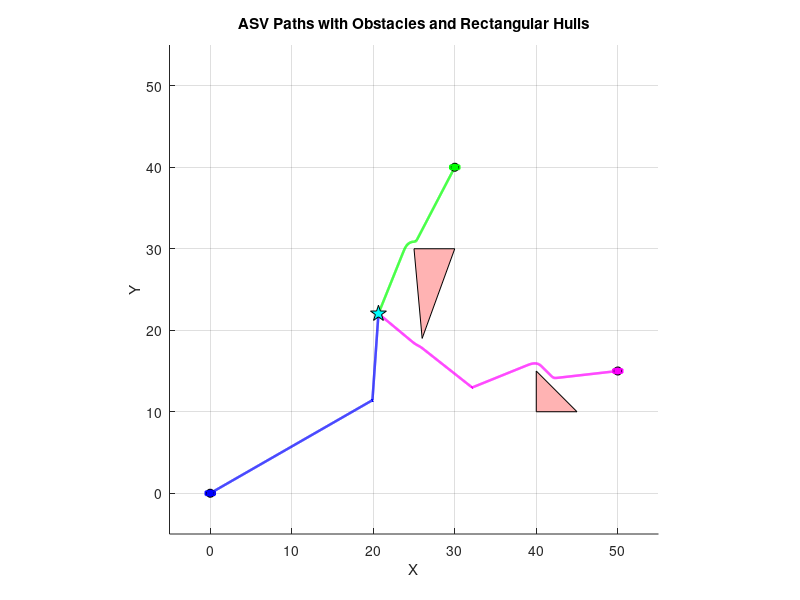

The MATLAB source for this figure:
clear; clc;

% Convert ASV size from mm to meters
ASV_length = 1.2; % 1200 mm
ASV_width  = 0.5; % 500 mm

% Initial ASV positions
ASVs = [0, 0;
        30, 40;
        50, 15];

% Polygonal obstacles (distributed)
obstacles = {
    [40 15;40 10;45 10];
    [30 30; 25 30; 26 19]           % Triangle top left
};

% Parameters
lambda = 10;
P = 500;
k = 10;
alpha = 0.05;
maxIter = 500;
eps = 1e-6;

% Cost function
function c = costFcn(x, ASVs, obstacles, lambda, P, k)
    diffs = ASVs - x;
    dists = sqrt(sum(diffs.^2, 2));
    c = (1/lambda) * log(sum(exp(lambda*dists)));
    for obs = 1:length(obstacles)
        poly = obstacles{obs};
        inside = inpolygon(x(1), x(2), poly(:,1), poly(:,2));
        dmin = inf;
        for i = 1:size(poly,1)
            j = mod(i, size(poly,1)) + 1;
            a = poly(i,:); b = poly(j,:);
            v = b - a; w = x - a;
            cproj = dot(w,v);
            if cproj <= 0
                dist = norm(x - a);
            elseif cproj >= dot(v,v)
                dist = norm(x - b);
            else
                t = cproj / dot(v,v);
                proj = a + t*v;
                dist = norm(x - proj);
            end
            dmin = min(dmin, dist);
        end
        d_signed = dmin * (~inside*2 - 1);
        c = c + P * exp(-k * d_signed);
    end
end

% Phase 1: Local minima
localMins = zeros(3,2);
for i = 1:3
    x = ASVs(i,:);
    for iter = 1:maxIter
        grad = zeros(1,2);
        c0 = costFcn(x, ASVs, obstacles, lambda, P, k);
        for j = 1:2
            x_eps = x; x_eps(j) = x_eps(j) + eps;
            c1 = costFcn(x_eps, ASVs, obstacles, lambda, P, k);
            grad(j) = (c1 - c0) / eps;
        end
        x = x - alpha * grad;
        if norm(grad) < 1e-3, break; end
    end
    localMins(i,:) = x;
end

% Phase 2: Global rendezvous
costs = zeros(3,1);
for i = 1:3
    costs(i) = costFcn(localMins(i,:), ASVs, obstacles, lambda, P, k);
end
[~, bestIdx] = min(costs);
bestRendezvous = localMins(bestIdx,:);

% Move to goal with obstacle avoidance
function path = moveToGoal(start, goal, obstacles, P, k, alpha, maxIter, eps)
    x = start;
    path = x;
    for iter = 1:maxIter
        grad = zeros(1,2);
        c0 = norm(x - goal);
        for obs = 1:length(obstacles)
            poly = obstacles{obs};
            inside = inpolygon(x(1), x(2), poly(:,1), poly(:,2));
            dmin = inf;
            for ii = 1:size(poly,1)
                jj = mod(ii, size(poly,1)) + 1;
                a = poly(ii,:); b = poly(jj,:);
                v = b - a; w = x - a;
                cproj = dot(w,v);
                if cproj <= 0
                    dist = norm(x - a);
                elseif cproj >= dot(v,v)
                    dist = norm(x - b);
                else
                    t = cproj / dot(v,v);
                    proj = a + t*v;
                    dist = norm(x - proj);
                end
                dmin = min(dmin, dist);
            end
            d_signed = dmin * (~inside*2 - 1);
            c0 = c0 + P * exp(-k * d_signed);
        end
        for j = 1:2
            x_eps = x; x_eps(j) = x_eps(j) + eps;
            c1 = norm(x_eps - goal);
            for obs = 1:length(obstacles)
                poly = obstacles{obs};
                inside = inpolygon(x_eps(1), x_eps(2), poly(:,1), poly(:,2));
                dmin = inf;
                for ii = 1:size(poly,1)
                    jj = mod(ii, size(poly,1)) + 1;
                    a = poly(ii,:); b = poly(jj,:);
                    v = b - a; w = x_eps - a;
                    cproj = dot(w,v);
                    if cproj <= 0
                        dist = norm(x_eps - a);
                    elseif cproj >= dot(v,v)
                        dist = norm(x_eps - b);
                    else
                        t = cproj / dot(v,v);
                        proj = a + t*v;
                        dist = norm(x_eps - proj);
                    end
                    dmin = min(dmin, dist);
                end
                d_signed = dmin * (~inside*2 - 1);
                c1 = c1 + P * exp(-k * d_signed);
            end
            grad(j) = (c1 - c0) / eps;
        end
        x = x - alpha * grad;
        path(end+1,:) = x;
        if norm(grad) < 1e-3 && norm(x - goal) < 0.1
            break;
        end
    end
end

% Plotting
colors = {'b', 'g', 'm'};
figure; hold on; axis equal; grid on;
axis([-5 55 -5 55]);
title('ASV Paths with Obstacles and Rectangular Hulls');
xlabel('X'); ylabel('Y');

% Plot obstacles
for obs = 1:length(obstacles)
    patch(obstacles{obs}(:,1), obstacles{obs}(:,2), 'r', 'FaceAlpha', 0.3);
end

% ASV paths + hulls
for i = 1:3
    path1 = moveToGoal(ASVs(i,:), localMins(i,:), obstacles, P, k, alpha, maxIter, eps);
    path2 = moveToGoal(localMins(i,:), bestRendezvous, obstacles, P, k, alpha, maxIter, eps);
    full_path = [path1; path2];
    plot(full_path(:,1), full_path(:,2), '-', 'Color', colors{i}, 'LineWidth', 1.8);
    plot(ASVs(i,1), ASVs(i,2), 'ko', 'MarkerFaceColor', colors{i});
    
    % Plot ASV rectangle
    rect_x = ASVs(i,1) - ASV_length/2;
    rect_y = ASVs(i,2) - ASV_width/2;
    rectangle('Position', [rect_x, rect_y, ASV_length, ASV_width], ...
              'EdgeColor', colors{i}, 'LineWidth', 1.2);
end

% Final rendezvous
plot(bestRendezvous(1), bestRendezvous(2), 'kp', 'MarkerFaceColor','c', 'MarkerSize', 12);


% Save all ASV paths to CSV
sampled_points = 25;

for i = 1:3
    path1 = moveToGoal(ASVs(i,:), localMins(i,:), obstacles, P, k, alpha, maxIter, eps);
    path2 = moveToGoal(localMins(i,:), bestRendezvous, obstacles, P, k, alpha, maxIter, eps);
    full_path = [path1; path2];

    % Sample approximately 25–30 points
    indices = round(linspace(1, size(full_path,1), sampled_points));
    sampled_path = full_path(indices, :);

    % Save each ASV's path to a CSV file
    filename = sprintf('ASV%d_path.csv', i);
    csvwrite(filename, sampled_path);
end
